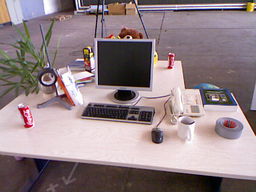
#> input picture data/imgs/1.png, 256 x 192 px, shrunk from 640 x 480 before the run
$ jupyter execute --allow-errors keypt.ipynb
#> lines starting #> are read from the running program, lines starting #| are printed output that depends on the picture
[cell 1]
import cv2
import numpy as np

def is_corner(pixels, threshold):
    center_pixel = pixels[4]
    darker_threshold = center_pixel - threshold
    brighter_threshold = center_pixel + threshold

    for i in range(0, 9):
        if i == 4:
            continue

        if pixels[i] <= darker_threshold or pixels[i] >= brighter_threshold:
            return False

    return True

def detect_FAST_keypoints(image, threshold=20):
    image_gray = cv2.cvtColor(image, cv2.COLOR_BGR2GRAY)
    keypoints = []

    for y in range(3, image.shape[0] - 3):
        for x in range(3, image.shape[1] - 3):
            pixels = [
                image_gray[y - 3, x - 1], image_gray[y - 3, x], image_gray[y - 3, x + 1],
                image_gray[y - 2, x - 2], image_gray[y - 2, x - 1], image_gray[y - 2, x], image_gray[y - 2, x + 1], image_gray[y - 2, x + 2],
                image_gray[y - 1, x - 3], image_gray[y - 1, x - 2], image_gray[y - 1, x - 1], image_gray[y - 1, x], image_gray[y - 1, x + 1], image_gray[y - 1, x + 2], image_gray[y - 1, x + 3],
                image_gray[y, x - 3], image_gray[y, x - 2], image_gray[y, x - 1], image_gray[y, x], image_gray[y, x + 1], image_gray[y, x + 2], image_gray[y, x + 3],
                image_gray[y + 1, x - 3], image_gray[y + 1, x - 2], image_gray[y + 1, x - 1], image_gray[y + 1, x], image_gray[y + 1, x + 1], image_gray[y + 1, x + 2], image_gray[y + 1, x + 3],
                image_gray[y + 2, x - 2], image_gray[y + 2, x - 1], image_gray[y + 2, x], image_gray[y + 2, x + 1], image_gray[y + 2, x + 2],
                image_gray[y + 3, x - 1], image_gray[y + 3, x], image_gray[y + 3, x + 1]
            ]

            if is_corner(pixels, threshold):
                keypoints.append(cv2.KeyPoint(x, y, 7))

    return keypoints

# Load an image
image_path = '../data/imgs/1.png'
image = cv2.imread(image_path)
#> image is the input picture: shape (192, 256, 3); mean B, G, R 133.9, 129.9, 146.3

# Detect FAST keypoints
keypoints = detect_FAST_keypoints(image,1)
#> in detect_FAST_keypoints, `image_gray = cv2.cvtColor(image, cv2.COLOR_BGR2GRAY)`:
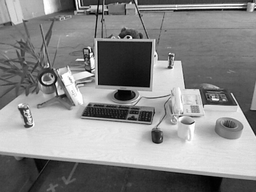
#> image_gray: shape (192, 256); min 0, max 255, mean 135.2

# Draw the keypoints on the image
keypoints_image = cv2.drawKeypoints(image, keypoints, None, color=(0, 0, 255))

# Display the result
cv2.imshow('FAST Keypoints', keypoints_image)
cv2.waitKey(0)
cv2.destroyAllWindows()

[cell 2]
import cv2
import numpy as np

def is_corner(pixels, center_pixel, threshold):
    darker_threshold = center_pixel - threshold
    brighter_threshold = center_pixel + threshold

    dark_pixels = np.sum(pixels < darker_threshold)
    bright_pixels = np.sum(pixels > brighter_threshold)

    return dark_pixels >= 9 or bright_pixels >= 9

def detect_FAST_keypoints(image, threshold=100):
#> called with threshold = 100
    image_gray = cv2.cvtColor(image, cv2.COLOR_BGR2GRAY)
    keypoints = []

    for y in range(3, image.shape[0] - 3):
        for x in range(3, image.shape[1] - 3):
            pixels = image_gray[y - 2:y + 3, x - 2:x + 3].ravel()
            center_pixel = image_gray[y, x]

            if is_corner(pixels, center_pixel, threshold):
                keypoints.append(cv2.KeyPoint(x, y, 7))

    return keypoints

# Load an image
image_path = '../data/imgs/1.png'
image = cv2.imread(image_path)

# Detect FAST keypoints
keypoints = detect_FAST_keypoints(image)

# Draw the keypoints on the image
keypoints_image = cv2.drawKeypoints(image, keypoints, None, color=(0, 0, 255))
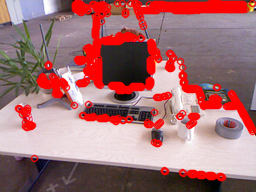
#> keypoints_image: shape (192, 256, 3); mean B, G, R 114.8, 111.7, 164.8

# Display the result
cv2.imshow('FAST Keypoints', keypoints_image)
cv2.waitKey(0)
cv2.destroyAllWindows()

[cell 3]
import cv2
import numpy as np

def detect_FAST_keypoints(image, threshold=100):
#> called with threshold = 100
    image_gray = cv2.cvtColor(image, cv2.COLOR_BGR2GRAY)

    dy_minus_2 = image_gray[2:-2, 3:] - image_gray[4:, 3:]
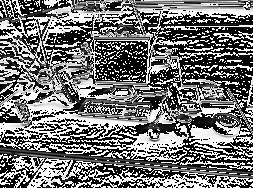
#> dy_minus_2: shape (188, 253); min 0, max 255, mean 116.4
    dy_plus_2 = image_gray[4:, 3:] - image_gray[2:-2, 3:]
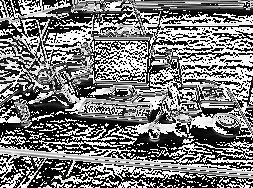
#> dy_plus_2: shape (188, 253); min 0, max 255, mean 123.2
    dx_minus_2 = image_gray[3:, 2:-2] - image_gray[3:, 4:]
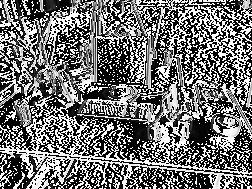
#> dx_minus_2: shape (189, 252); min 0, max 255, mean 114.4
    dx_plus_2 = image_gray[3:, 4:] - image_gray[3:, 2:-2]
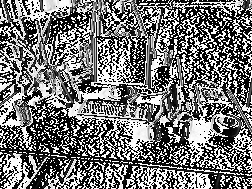
#> dx_plus_2: shape (189, 252); min 0, max 255, mean 118

    corner_mask = (np.abs(dy_minus_2) > threshold) & \
                  (np.abs(dy_plus_2) > threshold) & \
                  (np.abs(dx_minus_2) > threshold) & \
                  (np.abs(dx_plus_2) > threshold)

    y_coords, x_coords = np.where(corner_mask)
    y_coords += 3  # Adjust for the cropping
    x_coords += 3  # Adjust for the cropping

    keypoints = [cv2.KeyPoint(x, y, 7) for x, y in zip(x_coords, y_coords)]

    return keypoints

# Load an image
image_path = '../data/imgs/1.png'
image = cv2.imread(image_path)

# Detect FAST keypoints
#> (the rest of this cell did not finish here and is left out)

$ run again, with data/imgs/2.png copied over data/imgs/1.png
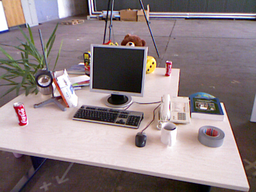
#> input picture data/imgs/2.png, 256 x 192 px, shrunk from 640 x 480 before the run
#> image is the input picture: shape (192, 256, 3); mean B, G, R 133.1, 129.9, 144.4
#> in detect_FAST_keypoints, `dx_minus_2 = image_gray[3:, 2:-2] - image_gray[3:, 4:]`:
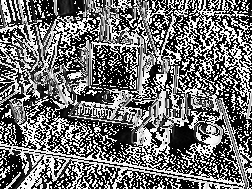
#> dx_minus_2: shape (189, 252); min 0, max 255, mean 113.3
#> in detect_FAST_keypoints, `dx_plus_2 = image_gray[3:, 4:] - image_gray[3:, 2:-2]`:
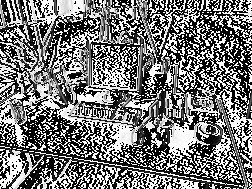
#> dx_plus_2: shape (189, 252); min 0, max 255, mean 119.3
